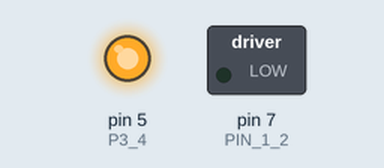
The sketch below on a simulated Arduino Uno, built with avr-gcc and run on an emulated ATmega328P. Shown: switched loads named in the sketch (green lamp = pin HIGH), output pins drawn as LEDs (lit = HIGH).

Above: at 0.5 s.
At 1.5 s:
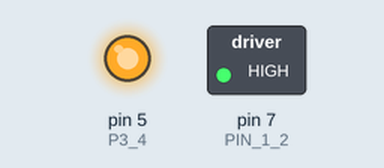
At 3.0 s:
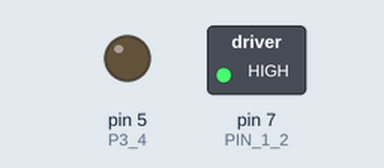
Timing chart, 0 to 6.5 s (numbered marks = the images above):
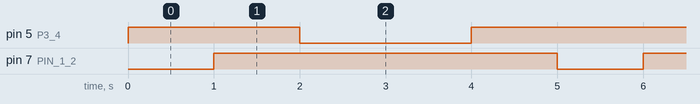

Measured:
- by itself, pin 5 (P3_4): alternates HIGH for 3.0 s and LOW for 2.0 s
- by itself, pin 7 (PIN_1_2): alternates HIGH for 4.0 s and LOW for 1.0 s
- by itself, everything shown: repeats every 5.0 s, in 4 steps

The sketch:

HBRIDGEcode.ino
```cpp
#define PIN_1_2 7  // Shared pin for Q1 (PNP) and Q2 (NPN)
#define P3_4 5       // Q3: PNP transistor for backward

void setup() {
  pinMode(PIN_1_2, OUTPUT); // Shared pin for Q1 and Q2
  pinMode(P3_4, OUTPUT);      // Separate pin for Q3
  stopMotor();              // Stop motor at the start
}

void forwardMotor() {
  digitalWrite(PIN_1_2, LOW);  // Turn ON Q1 (PNP), OFF Q2 (NPN)
  digitalWrite(P3_4, HIGH);      // Turn OFF Q3 (PNP)
}

void backwardMotor() {
  digitalWrite(PIN_1_2, HIGH); // Turn OFF Q1 (PNP), ON Q2 (NPN)
  digitalWrite(P3_4, LOW);       // Turn ON Q3 (PNP)
}

void stopMotor() {
  digitalWrite(PIN_1_2, HIGH); // Turn OFF Q1 and Q2
  digitalWrite(P3_4, HIGH);      // Turn OFF Q3
}

void loop() {
  forwardMotor(); // Move forward
  delay(1000);    // Run for 2 seconds
  stopMotor();    // Stop the motor
  delay(1000);    // Wait for 1 second
  backwardMotor(); // Move backward
  delay(2000);     // Run for 2 seconds
  stopMotor();     // Stop the motor
  delay(1000);     // Wait for 1 second
}
```
